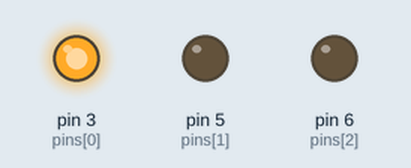
Simulated run of this sketch. Board: Arduino Uno, built with avr-gcc and run on an emulated ATmega328P. Shown: output pins drawn as LEDs (lit = HIGH).

Above: at 0.05 s.
At 1.35 s:
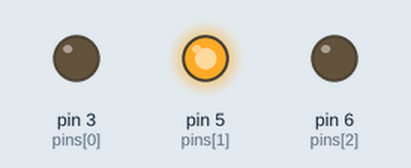
At 2.7 s:
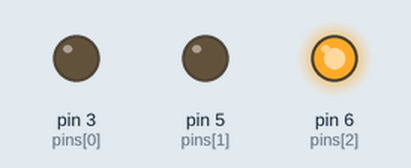
Timing chart, 0 to 3.0 s (numbered marks = the images above):
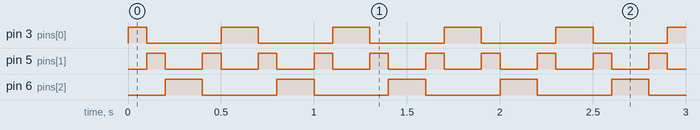

The sketch:

ritmicos.ino
```cpp
int timer = 100;                   // Quanto maior, mais devagar.
int pins[] = { 3, 5, 6}; // vetor com o número dos pinos
int num_pins = 3;                  // quantidade de LEDs (tamanho do vetor)

void setup()
{
  int i;

  for (i = 0; i < num_pins; i++)   // elementos do vetor vão de 0 a num_pins - 1
    pinMode(pins[i], OUTPUT);      // configurar cada pino como saída
}

void loop()
{
  int i;

  for (i = 0; i < num_pins; i++) { // varrer cada pino...
    digitalWrite(pins[i], HIGH);   // ligando-o,
    delay(timer);                  // pausando-o,
    digitalWrite(pins[i], LOW);    // e desligando-o.
  }
  for (i = num_pins - 1; i >= 0; i--) {
    digitalWrite(pins[i], HIGH);
    delay(timer);
    digitalWrite(pins[i], LOW);
  }
}
```

Measured:
- by itself, pin 3 (pins[0]): repeats every 0.60 s: LOW 0.40 s, HIGH 0.20 s
- by itself, pin 5 (pins[1]): alternates HIGH for 0.10 s and LOW for 0.20 s
- by itself, pin 6 (pins[2]): alternates HIGH for 0.20 s and LOW for 0.40 s
